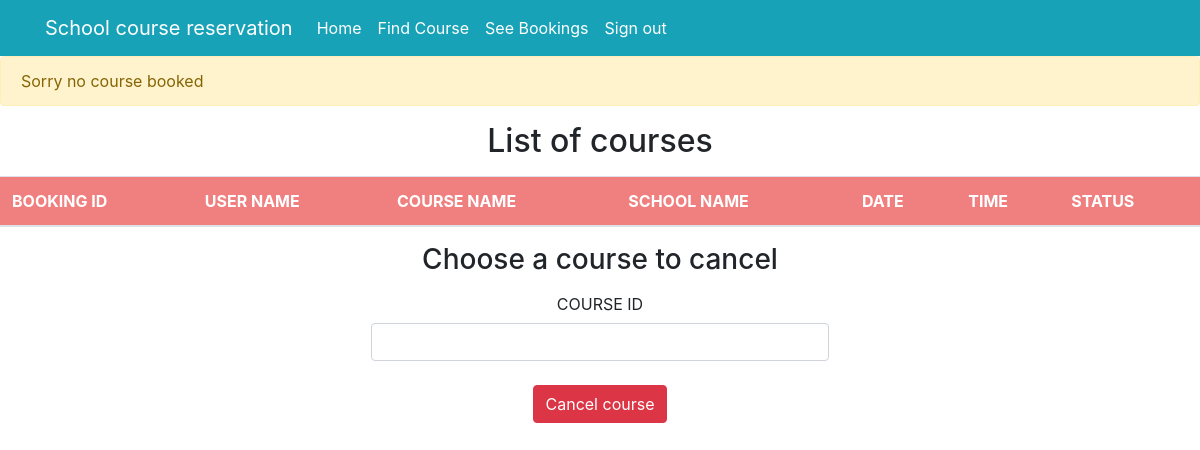
Page /seebookings (signed in) on the earlier database version.
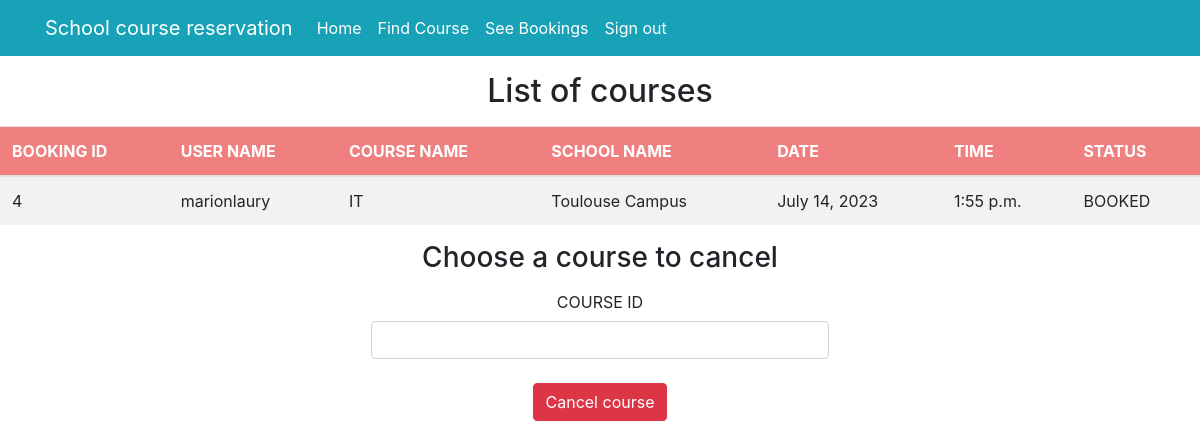
Same page on the later database version.
### myapp/models.py (models this page shows, shortened)
class Book(models.Model):
    BOOKED = 'B'
    CANCELLED = 'C'
    BOOKING_STATUS = ((BOOKED, 'Booked'),
                      (CANCELLED, 'Cancelled'),)
    email = models.EmailField()
    name = models.CharField(max_length=30)
    user_id = models.DecimalField(decimal_places=0, max_digits=2)
    school_course_id = models.DecimalField(decimal_places=0, max_digits=2)
    course_name = models.CharField(max_length=30)
    school_name = models.CharField(max_length=30, null=True)
    date = models.DateField()
    time = models.TimeField()
    status = models.CharField(choices=BOOKING_STATUS,
                              default=BOOKED, max_length=2)

### myapp/views.py (the view)
# urls.py: path('seebookings', views.seebookings, name="seebookings"),
@login_required(login_url='signin')
def seebookings(request):
    context = {}
    id_r = request.user.id
    book_list = Book.objects.filter(user_id=id_r).order_by('-id')
    if book_list:
        return render(request, 'myapp/booklist.html', locals())
    else:
        context["error"] = "Sorry no course booked"
        return render(request, 'myapp/booklist.html', context)

### myapp/templates/myapp/booklist.html (shortened to what this page needs)
{% extends 'myapp/base.html' %}
{% block content %}
{% if not book_list %}
<div class="alert alert-warning" role="alert">
    {{error}}
</div>
{% endif %}
<h2 class="text-center m-3">List of courses</h2>
<table class="table table-striped">
    <thead style="background-color: lightcoral ;color: white;">
    <th>BOOKING ID</th>
    <th>USER NAME</th>
    <th>COURSE NAME</th>
    <th>SCHOOL NAME</th>
    <th>DATE</th>
    <th>TIME</th>
    <th>STATUS</th>
    </thead>
    {% for row in book_list %}
    <tr>
        <td>{{row.id}}</td>
        <td>{{row.name}}</td>
        <td>{{row.course_name}}</td>
        <td>{{row.school_name}}</td>
        <td>{{row.date}}</td>
        <td>{{row.time}}</td>
        <td>{{row.status}}</td>
    </tr>
    {% endfor %}
</table>
<form action="{% url 'cancellings' %}" method="post">
    <h3 class="text-center">Choose a course to cancel</h3>
    <div class="col-auto text-center">
        <label for="course-id-input" class="col-2 col-form-label">COURSE ID</label>
        <div class="col-5 container text-center">
            <input name='school_course_id' class="form-control" type="number" id="course-id-input">
        </div>
    </div>
    <br>
    <div class="container text-center mb-5">
        <button type="submit" class="btn btn-danger ">Cancel course</button>
    </div>
</form>
{% endblock %}

### myapp/templates/myapp/base.html (shortened to what this page needs)
<!doctype html>
<html lang="en">
<head>
    <link rel="stylesheet" href="https://stackpath.bootstrapcdn.com/bootstrap/4.1.3/css/bootstrap.min.css"
>
</head>
<body>
<nav class="navbar navbar-expand-lg navbar-light bg-info">
    <div class="container">
        <a class="navbar-brand" href="#" style="color: white;">School course reservation</a>
        <div class="collapse navbar-collapse" id="navbarNavAltMarkup">
            <div class="navbar-nav" >
                <a class="nav-item nav-link active" href="{% url 'home' %}" style="color: white;">Home <span class="sr-only">(current)</span></a>
                <a class="nav-item nav-link" href="{% url 'findcourse' %}" style="color: white;">Find Course</a>
                <a class="nav-item nav-link" href="{% url 'seebookings' %}" style="color: white;">See Bookings</a>
                {% if request.user.is_active %}
                <a class="nav-item nav-link " href="{% url 'signout' %}" style="color: white;">Sign out</a>
                {% else %}
                <a class="nav-item nav-link " href="{% url 'signup' %}" style="color: white;">Sign Up</a>
                {% endif %}
            </div>
        </div>
    </div>
</nav>
{% block content %}
{% endblock %}
</body>
</html>

Differences in the rows shown:
added Book: id "4", name "marionlaury", course_name "IT", school_name "Toulouse Campus", date "July 14, 2023", time "1:55 p.m.", status "BOOKED"
Other differences:
{{ error }}: "Sorry no course booked" → (not shown)
